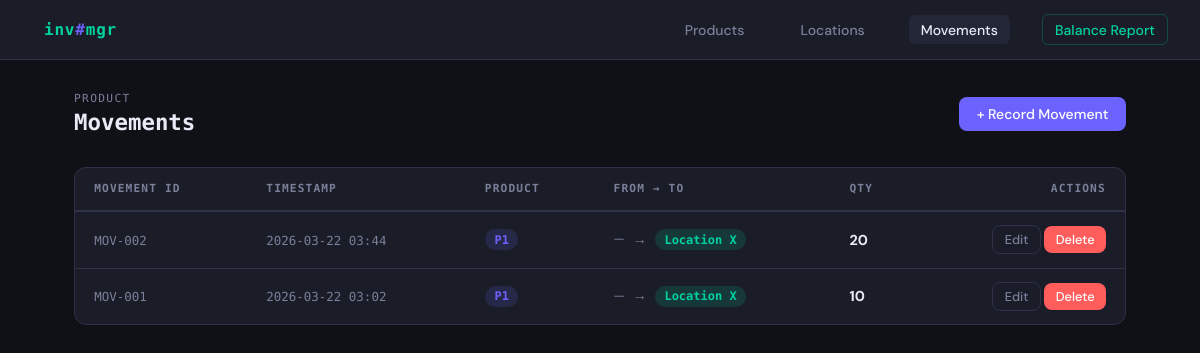
Page /movements on the earlier database version.
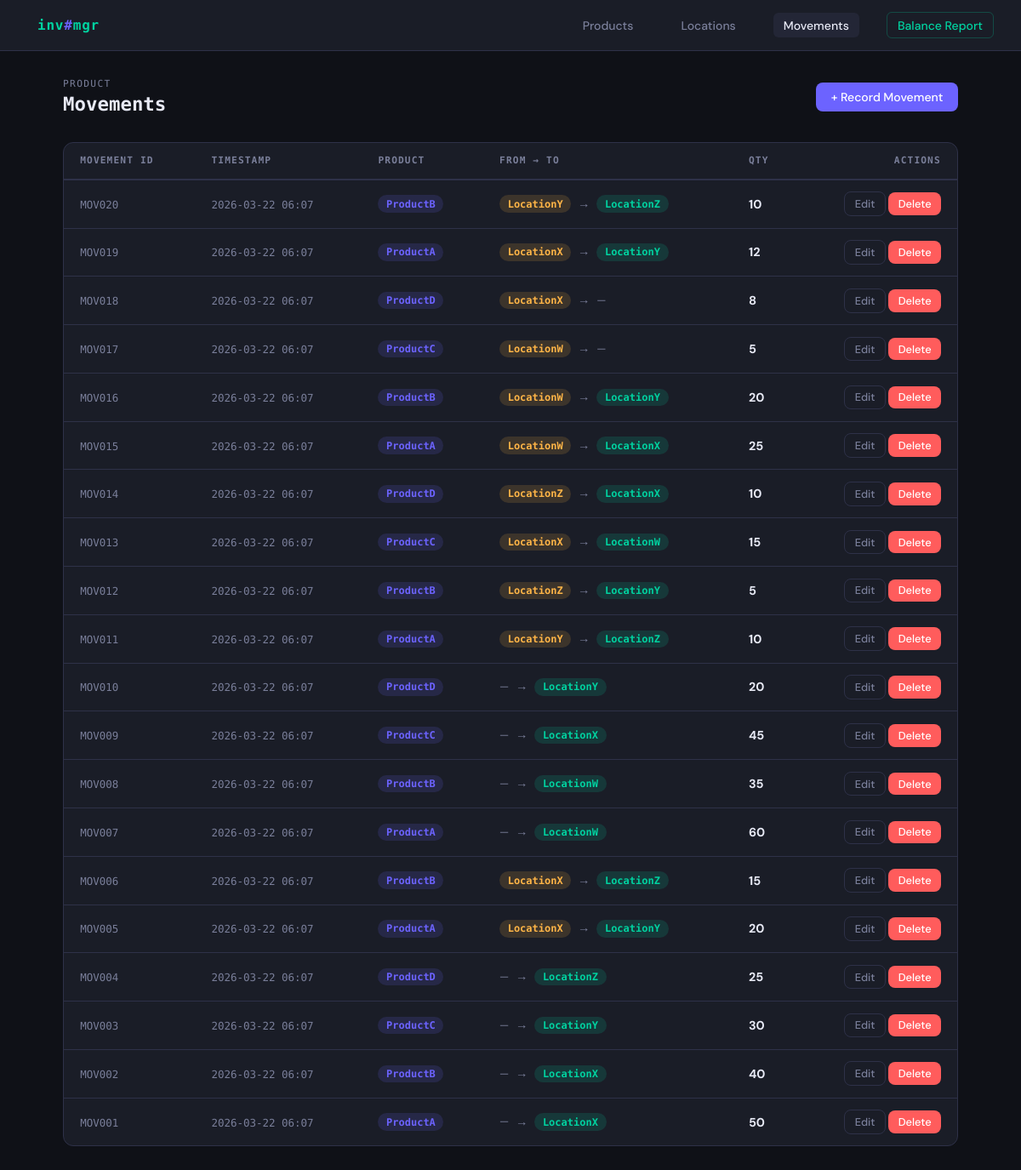
Same page on the later database version.
### app.py (models this page shows, shortened)
class ProductMovement(db.Model):
    movement_id   = db.Column(db.String(50), primary_key=True)
    timestamp     = db.Column(db.DateTime, default=datetime.utcnow)
    from_location = db.Column(db.String(50), db.ForeignKey('location.location_id'), nullable=True)
    to_location   = db.Column(db.String(50), db.ForeignKey('location.location_id'), nullable=True)
    product_id    = db.Column(db.String(50), db.ForeignKey('product.product_id'), nullable=False)
    qty           = db.Column(db.Integer, nullable=False)

### app.py (the view)
@app.route('/movements')
def movements():
    all_movements = ProductMovement.query.order_by(ProductMovement.timestamp.desc()).all()
    return render_template('movements.html', movements=all_movements)

### templates/movements.html (shortened to what this page needs)
{% extends 'base.html' %}
{% block content %}
<div class="page-header">
  <h1><span class="label">Product</span>Movements</h1>
  <a href="{{ url_for('add_movement') }}" class="btn btn-primary">+ Record Movement</a>
</div>
<div class="card">
  {% if movements %}
  <table>
    <thead>
      <tr>
        <th>Movement ID</th>
        <th>Timestamp</th>
        <th>Product</th>
        <th>From → To</th>
        <th>Qty</th>
        <th style="text-align:right">Actions</th>
      </tr>
    </thead>
    <tbody>
      {% for m in movements %}
      <tr>
        <td><span class="ts">{{ m.movement_id }}</span></td>
        <td><span class="ts">{{ m.timestamp.strftime('%Y-%m-%d %H:%M') }}</span></td>
        <td><span class="badge badge-purple">{{ m.product_id }}</span></td>
        <td>
          {% if m.from_location %}
            <span class="badge badge-orange">{{ m.from_location }}</span>
          {% else %}
            <span style="color:var(--muted);font-size:0.8rem">—</span>
          {% endif %}
          <span class="arrow">→</span>
          {% if m.to_location %}
            <span class="badge badge-green">{{ m.to_location }}</span>
          {% else %}
            <span style="color:var(--muted);font-size:0.8rem">—</span>
          {% endif %}
        </td>
        <td><strong>{{ m.qty }}</strong></td>
        <td style="text-align:right">
          <a href="{{ url_for('edit_movement', movement_id=m.movement_id) }}" class="btn btn-outline btn-sm">Edit</a>
          <form method="POST" action="{{ url_for('delete_movement', movement_id=m.movement_id) }}" style="display:inline"
                onsubmit="return confirm('Delete movement {{ m.movement_id }}?')">
            <button class="btn btn-danger btn-sm">Delete</button>
          </form>
        </td>
      </tr>
      {% endfor %}
    </tbody>
  </table>
  {% else %}
  <div class="empty">
    <div class="icon">🔄</div>
    <p>No movements recorded yet.</p>
    <a href="{{ url_for('add_movement') }}" class="btn btn-primary">+ Record Movement</a>
  </div>
  {% endif %}
</div>
{% endblock %}

### templates/base.html (shortened to what this page needs)
<!DOCTYPE html>
<html lang="en">
<head>
</head>
<body>
<nav>
  <a class="nav-brand" href="{{ url_for('index') }}">inv<span>#</span>mgr</a>
  <a href="{{ url_for('products') }}"  {% if request.endpoint and 'product' in request.endpoint %}class="active"{% endif %}>Products</a>
  <a href="{{ url_for('locations') }}" {% if request.endpoint and 'location' in request.endpoint %}class="active"{% endif %}>Locations</a>
  <a href="{{ url_for('movements') }}" {% if request.endpoint and 'movement' in request.endpoint %}class="active"{% endif %}>Movements</a>
  <a href="{{ url_for('report') }}"    class="report-link {% if request.endpoint == 'report' %}active{% endif %}">Balance Report</a>
</nav>
<div class="container">
  {% block content %}{% endblock %}
</div>
</body>
</html>

### templates/base.html (style rules this page uses)
:root { --bg: #0f1117; --surface: #1a1d27; --surface2: #232636; --border: #2e3148; --accent: #6c63ff; --accent2: #00d2a0; --danger: #ff5c5c; --warning: #ffb547; --text: #e8eaf6; --muted: #7a7f9a; --mono: 'Space Mono', monospace; --sans: 'DM Sans', sans-serif; }
* { box-sizing: border-box; margin: 0; padding: 0; }
body { background: var(--bg); color: var(--text); font-family: var(--sans); min-height: 100vh; }
nav { background: var(--surface); border-bottom: 1px solid var(--border); padding: 0 2rem; display: flex; align-items: center; gap: 2rem; height: 60px; position: sticky; top: 0; z-index: 100; }
.nav-brand { font-family: var(--mono); font-weight: 700; font-size: 1rem; color: var(--accent2); letter-spacing: 0.05em; text-decoration: none; margin-right: auto; }
.nav-brand span { color: var(--accent); }
nav a { color: var(--muted); text-decoration: none; font-size: 0.875rem; font-weight: 500; padding: 0.35rem 0.75rem; border-radius: 6px; transition: all 0.15s; }
nav a:hover, nav a.active { background: var(--surface2); color: var(--text); }
nav a.report-link { color: var(--accent2); border: 1px solid rgba(0,210,160,0.25); }
.container { max-width: 1100px; margin: 0 auto; padding: 2rem 1.5rem; }
.page-header { display: flex; align-items: center; justify-content: space-between; margin-bottom: 2rem; }
.page-header h1 { font-family: var(--mono); font-size: 1.4rem; font-weight: 700; color: var(--text); }
.page-header h1 .label { display: block; font-size: 0.7rem; color: var(--muted); font-weight: 400; letter-spacing: 0.12em; text-transform: uppercase; margin-bottom: 4px; }
.btn { display: inline-flex; align-items: center; gap: 0.4rem; padding: 0.5rem 1.1rem; border-radius: 8px; border: none; font-family: var(--sans); font-size: 0.875rem; font-weight: 500; cursor: pointer; text-decoration: none; transition: all 0.15s; }
.btn-primary { background: var(--accent); color: #fff; }
.btn-danger { background: var(--danger); color: #fff; }
.btn-outline { background: transparent; border: 1px solid var(--border); color: var(--muted); }
.btn-sm { padding: 0.3rem 0.7rem; font-size: 0.8rem; }
.card { background: var(--surface); border: 1px solid var(--border); border-radius: 12px; overflow: hidden; }
table { width: 100%; border-collapse: collapse; }
thead tr { border-bottom: 2px solid var(--border); }
th { text-align: left; padding: 0.9rem 1.2rem; font-family: var(--mono); font-size: 0.7rem; text-transform: uppercase; letter-spacing: 0.1em; color: var(--muted); }
td { padding: 0.85rem 1.2rem; border-bottom: 1px solid var(--border); font-size: 0.9rem; }
tbody tr:last-child td { border-bottom: none; }
.badge { display: inline-block; padding: 0.2rem 0.6rem; border-radius: 20px; font-size: 0.75rem; font-weight: 600; font-family: var(--mono); }
.badge-green { background: rgba(0,210,160,0.15); color: var(--accent2); }
.badge-purple { background: rgba(108,99,255,0.15); color: var(--accent); }
.badge-orange { background: rgba(255,181,71,0.15); color: var(--warning); }
.ts { font-family: var(--mono); font-size: 0.78rem; color: var(--muted); }
.arrow { color: var(--muted); padding: 0 4px; }

Differences in the rows shown:
removed ProductMovement: movement_id "MOV-002", timestamp "2026-03-22 03:44", product_id "P1", to_location "Location X", qty "20"
removed ProductMovement: movement_id "MOV-001", timestamp "2026-03-22 03:02", product_id "P1", to_location "Location X", qty "10"
added ProductMovement: movement_id "MOV020", timestamp "2026-03-22 06:07", product_id "ProductB", from_location "LocationY", to_location "LocationZ", qty "10"
added ProductMovement: movement_id "MOV019", timestamp "2026-03-22 06:07", product_id "ProductA", from_location "LocationX", to_location "LocationY", qty "12"
added ProductMovement: movement_id "MOV018", timestamp "2026-03-22 06:07", product_id "ProductD", from_location "LocationX", qty "8"
added ProductMovement: movement_id "MOV017", timestamp "2026-03-22 06:07", product_id "ProductC", from_location "LocationW", qty "5"
added ProductMovement: movement_id "MOV016", timestamp "2026-03-22 06:07", product_id "ProductB", from_location "LocationW", to_location "LocationY", qty "20"
added ProductMovement: movement_id "MOV015", timestamp "2026-03-22 06:07", product_id "ProductA", from_location "LocationW", to_location "LocationX", qty "25"
added ProductMovement: movement_id "MOV014", timestamp "2026-03-22 06:07", product_id "ProductD", from_location "LocationZ", to_location "LocationX", qty "10"
added ProductMovement: movement_id "MOV013", timestamp "2026-03-22 06:07", product_id "ProductC", from_location "LocationX", to_location "LocationW", qty "15"
added ProductMovement: movement_id "MOV012", timestamp "2026-03-22 06:07", product_id "ProductB", from_location "LocationZ", to_location "LocationY", qty "5"
added ProductMovement: movement_id "MOV011", timestamp "2026-03-22 06:07", product_id "ProductA", from_location "LocationY", to_location "LocationZ", qty "10"
added ProductMovement: movement_id "MOV010", timestamp "2026-03-22 06:07", product_id "ProductD", to_location "LocationY", qty "20"
added ProductMovement: movement_id "MOV009", timestamp "2026-03-22 06:07", product_id "ProductC", to_location "LocationX", qty "45"
added ProductMovement: movement_id "MOV008", timestamp "2026-03-22 06:07", product_id "ProductB", to_location "LocationW", qty "35"
added ProductMovement: movement_id "MOV007", timestamp "2026-03-22 06:07", product_id "ProductA", to_location "LocationW", qty "60"
added ProductMovement: movement_id "MOV006", timestamp "2026-03-22 06:07", product_id "ProductB", from_location "LocationX", to_location "LocationZ", qty "15"
added ProductMovement: movement_id "MOV005", timestamp "2026-03-22 06:07", product_id "ProductA", from_location "LocationX", to_location "LocationY", qty "20"
added ProductMovement: movement_id "MOV004", timestamp "2026-03-22 06:07", product_id "ProductD", to_location "LocationZ", qty "25"
added ProductMovement: movement_id "MOV003", timestamp "2026-03-22 06:07", product_id "ProductC", to_location "LocationY", qty "30"
added ProductMovement: movement_id "MOV002", timestamp "2026-03-22 06:07", product_id "ProductB", to_location "LocationX", qty "40"
added ProductMovement: movement_id "MOV001", timestamp "2026-03-22 06:07", product_id "ProductA", to_location "LocationX", qty "50"
